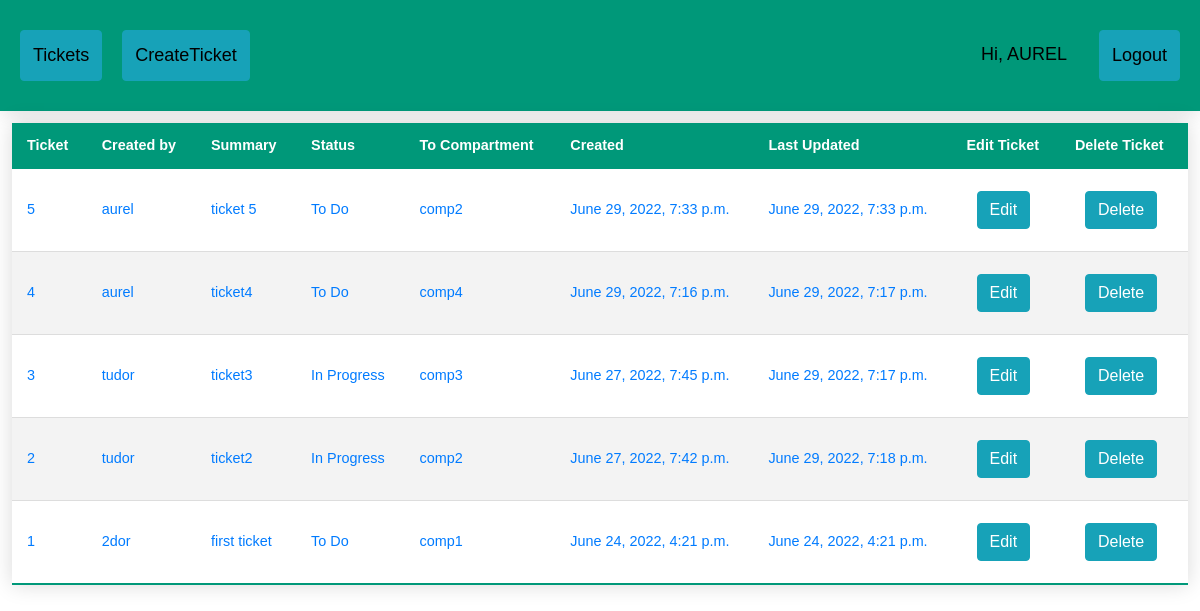
The app's page / (signed in), older data.
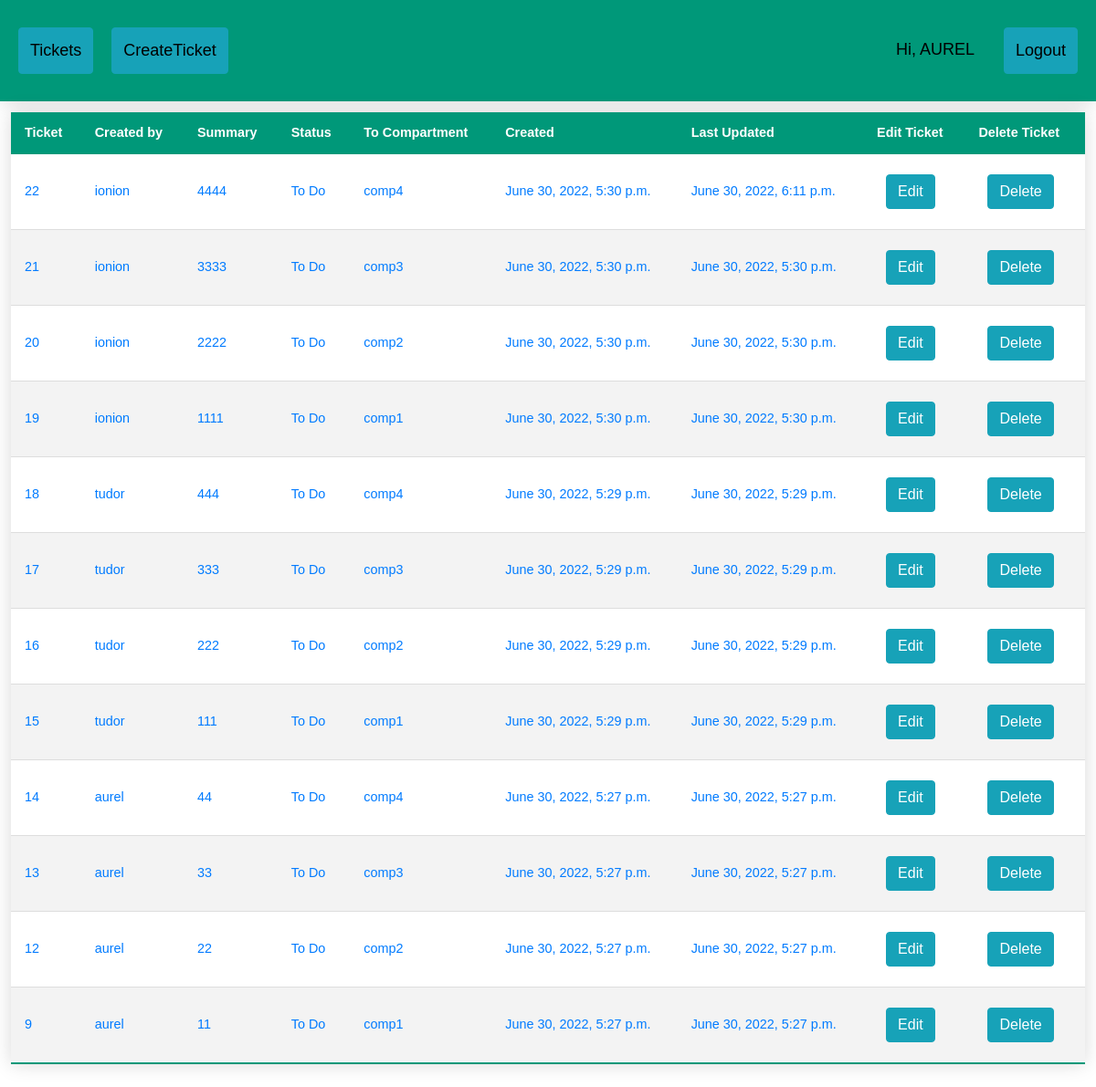
The same page, newer data.
### ticketApp/models.py (models this page shows)
class Ticket(models.Model):
	title = models.CharField(max_length=100)
	assignee = models.ForeignKey(User, null=True, blank=True, on_delete=models.CASCADE)
	status = models.CharField(max_length=25, choices=TicketStatus.choices, default=TicketStatus.TO_DO)
	compartment = models.CharField(max_length=25, choices=Compartiment.choices, default=Compartiment.comp1)
	description = models.TextField()
	created_at = models.DateTimeField('created at', auto_now_add=True)
	updated_at = models.DateTimeField('updated at', auto_now=True)

### ticketApp/views.py (the view)
# urls.py: path('', views.index, name='index'),
def index(request):
	tickets = Ticket.objects.order_by('-created_at')
	return render(request, 'index.html', {'tickets': tickets})

### ticketApp/templates/index.html (shortened to what this page needs)
{% extends 'base.html' %}
{% block content %}
<table class="styled-table" content="width=device-width, initial-scale=1, maximum-scale=1, minimum-scale=1">
    <thead>
    <tr>
        <th>Ticket</th>
        <th>Created by</th>
        <th>Summary</th>
        <th>Status</th>
        <th>To Compartment</th>
        <th>Created</th>
        <th>Last Updated</th>
        <th>Edit Ticket</th>
        <th>Delete Ticket</th>
    </tr>
    </thead>
    {% if user.is_authenticated %}
    <tbody>
    {% for ticket in tickets %}
    <tr>
        <td><a href="/ticket/{{ticket.id}}">{{ticket.id}}</a></td>
        <td><a href="/ticket/{{ticket.id}}">{{ticket.assignee}}</a></td>
        <td><a href="/ticket/{{ticket.id}}">{{ticket.title}}</a></td>
        <td><a href="/ticket/{{ticket.id}}">{{ticket.status}}</a></td>
        <td><a href="/ticket/{{ticket.id}}">{{ticket.compartment}}</a></td>
        <td><a href="/ticket/{{ticket.id}}">{{ticket.created_at}}</a></td>
        <td><a href="/ticket/{{ticket.id}}">{{ticket.updated_at}}</a></td>
        <td><a href="{% url 'EditTicket' ticket.id %}" style="margin:10px;" class="btn btn-info">Edit</a></td>
        <td><a href="{% url 'DeleteTicket' ticket.id %}" style="margin:10px;" class="btn btn-info">Delete</a></td>
    </tr>
    {% endfor %}
    </tbody>
    {% endif %}
</table>
{% endblock %}

Row changes from the older to the newer data that the page shows:
removed Ticket: id "5", assignee "aurel", title "ticket 5", status "To Do", compartment "comp2", created_at "June 29, 2022, 7:33 p.m.", updated_at "June 29, 2022, 7:33 p.m."
removed Ticket: id "4", assignee "aurel", title "ticket4", status "To Do", compartment "comp4", created_at "June 29, 2022, 7:16 p.m.", updated_at "June 29, 2022, 7:17 p.m."
removed Ticket: id "3", assignee "tudor", title "ticket3", status "In Progress", compartment "comp3", created_at "June 27, 2022, 7:45 p.m.", updated_at "June 29, 2022, 7:17 p.m."
removed Ticket: id "2", assignee "tudor", title "ticket2", status "In Progress", compartment "comp2", created_at "June 27, 2022, 7:42 p.m.", updated_at "June 29, 2022, 7:18 p.m."
removed Ticket: id "1", assignee "2dor", title "first ticket", status "To Do", compartment "comp1", created_at "June 24, 2022, 4:21 p.m.", updated_at "June 24, 2022, 4:21 p.m."
added Ticket: id "22", assignee "ionion", title "4444", status "To Do", compartment "comp4", created_at "June 30, 2022, 5:30 p.m.", updated_at "June 30, 2022, 6:11 p.m."
added Ticket: id "21", assignee "ionion", title "3333", status "To Do", compartment "comp3", created_at "June 30, 2022, 5:30 p.m.", updated_at "June 30, 2022, 5:30 p.m."
added Ticket: id "20", assignee "ionion", title "2222", status "To Do", compartment "comp2", created_at "June 30, 2022, 5:30 p.m.", updated_at "June 30, 2022, 5:30 p.m."
added Ticket: id "19", assignee "ionion", title "1111", status "To Do", compartment "comp1", created_at "June 30, 2022, 5:30 p.m.", updated_at "June 30, 2022, 5:30 p.m."
added Ticket: id "18", assignee "tudor", title "444", status "To Do", compartment "comp4", created_at "June 30, 2022, 5:29 p.m.", updated_at "June 30, 2022, 5:29 p.m."
added Ticket: id "17", assignee "tudor", title "333", status "To Do", compartment "comp3", created_at "June 30, 2022, 5:29 p.m.", updated_at "June 30, 2022, 5:29 p.m."
added Ticket: id "16", assignee "tudor", title "222", status "To Do", compartment "comp2", created_at "June 30, 2022, 5:29 p.m.", updated_at "June 30, 2022, 5:29 p.m."
added Ticket: id "15", assignee "tudor", title "111", status "To Do", compartment "comp1", created_at "June 30, 2022, 5:29 p.m.", updated_at "June 30, 2022, 5:29 p.m."
added Ticket: id "14", assignee "aurel", title "44", status "To Do", compartment "comp4", created_at "June 30, 2022, 5:27 p.m.", updated_at "June 30, 2022, 5:27 p.m."
added Ticket: id "13", assignee "aurel", title "33", status "To Do", compartment "comp3", created_at "June 30, 2022, 5:27 p.m.", updated_at "June 30, 2022, 5:27 p.m."
added Ticket: id "12", assignee "aurel", title "22", status "To Do", compartment "comp2", created_at "June 30, 2022, 5:27 p.m.", updated_at "June 30, 2022, 5:27 p.m."
added Ticket: id "9", assignee "aurel", title "11", status "To Do", compartment "comp1", created_at "June 30, 2022, 5:27 p.m.", updated_at "June 30, 2022, 5:27 p.m."
